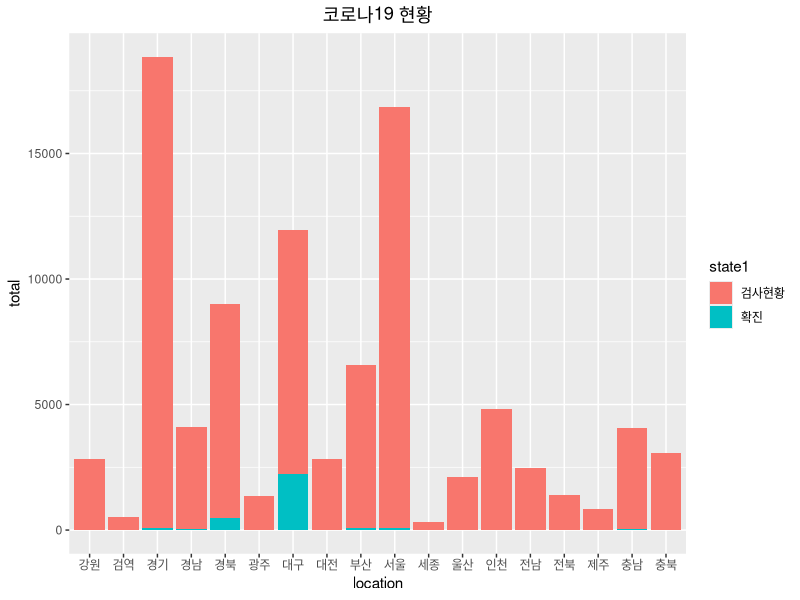
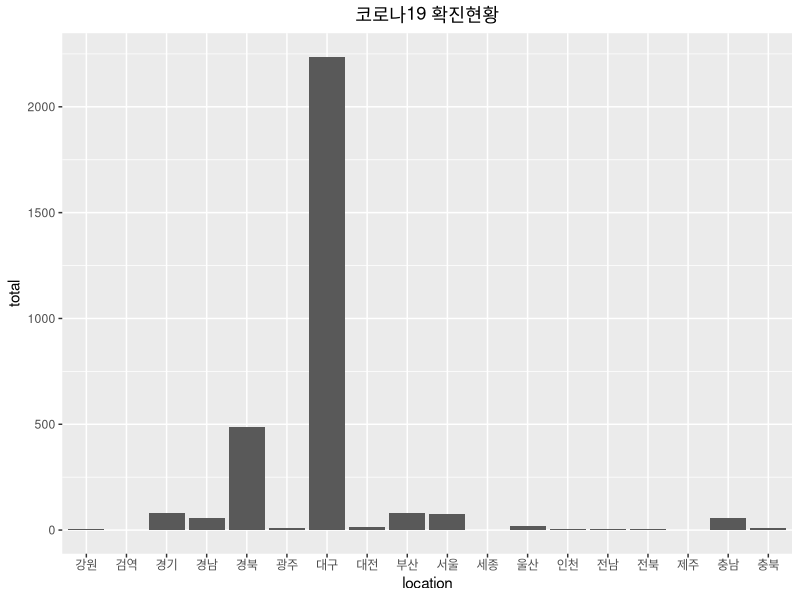
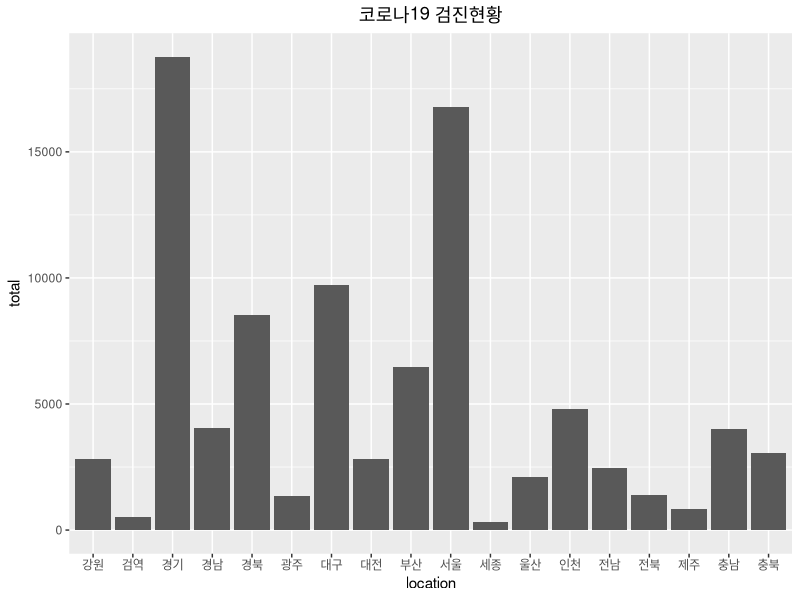

Generate these figures, in order, with R:
#소스코드 다운받기 : https://github.com/LEESUAJE1978/r_statistics

install.packages('dplyr') # EDA 를 위한 dplyr 패키지 설치
install.packages('readxl') #엑셀 파일 불러오기 위한 패키지 설치

require(dplyr) #패키지 블러오기, 설치된 패키지라도 사용할 때 마다 불러와야 한다. 
require(readxl)#패키지 블러오기

getwd()
setwd('C:/Users/tkpeo/Documents/r_statistics') #working directory 세팅, 파일을 저장해 놓은 경로를 설정한다. 


#0. 데이터 불러오기 
covid <- read_excel('covid19.xlsx') #파일 불러오기
is.data.frame(covid) #데이터 형태 확인

#1. 데이터 구조 확인
dim(covid) #데이터 프레임의 행과 열의 개수 확인 360행, 5개 열
nrow(covid) #행의 개숫 확인 360행 
ncol(covid) #열의 개수 확인 5컬럼
head(covid) #상위 6개의 값 확인
tail(covid) #하위 6개 값 확인
names(covid) #컬럼명 확인
names(covid) <- c('time', 'location', 'state1','state2','count')#컬럼명 바꾸기


#2. 결측치 확인
is.na(covid) #전체 확인
sum(is.na(covid))# 전체 na 값합계 확인
colSums(is.na(covid)) #컬럼별 na 값 확인
rowSums(is.na(covid))


#3. 날짜 데이터 다루기
install.packages('lubridate') #날짜 다루기 위한 패키지 설치
require(lubridate)#패키지 불러오기
covid$newdate <- date(covid$time) #일자별 발표 시간은 매일 동일하여 시간 제외한 날짜 데이터 생성
covid$newdate
covid$time

#4. 2월 29일 지역별 검사현황 및 확진자 현황
covid %>% filter(newdate =="2020-02-29") %>% 
  group_by(location, state1) %>% 
  summarise(total = sum(count),  #검사 현황 및 확진자 현황
            mean = mean(count), # 검사 현황 및 확진자 평균
            var = var(count), #검사 현황 및 확진자 분산
            std = sd(count), #검사 현황 및 확진자 표준편차
            '25%' = quantile(count, probs = 0.25), #검사 현황 및 확진자 4분위수
            '50%' = quantile(count, probs = 0.5),
            '75%' = quantile(count, probs = 0.75),
            iqr = IQR(count)) #검사 현황 및 확진자 IQR Q3-Q1

descriptive <- covid %>% filter(newdate == '2020-02-29') %>%  #descriptive 변수로 저장하기
  group_by(location, state1) %>% 
  summarise(total = sum(count), 
            mean = mean(count), 
            var = var(count), 
            std = sd(count), 
            '25%' = quantile(count, probs = 0.25),
            '50%' = quantile(count, probs = 0.5),
            '75%' = quantile(count, probs = 0.75),
            iqr = IQR(count))


#5. 지역별 확진 및 검사 현황 그래프 그리기

require(ggplot2)
ggplot(data = descriptive, aes(x = location, y = total, fill = state1))+
  geom_bar(stat = 'identity')+
  ggtitle('코로나19 현황')+
  theme(plot.title = element_text(hjust = 0.5))


ggplot(data = descriptive %>% filter(state1 =='확진'), aes(x = location, y = total))+
  geom_bar(stat = 'identity')+
  ggtitle('코로나19 확진현황')+
  theme(plot.title = element_text(hjust = 0.5))

ggplot(data = descriptive %>% filter(state1 =='검사현황'), aes(x = location, y = total))+
  geom_bar(stat = 'identity')+
  ggtitle('코로나19 검진현황')+
  theme(plot.title = element_text(hjust = 0.5))


